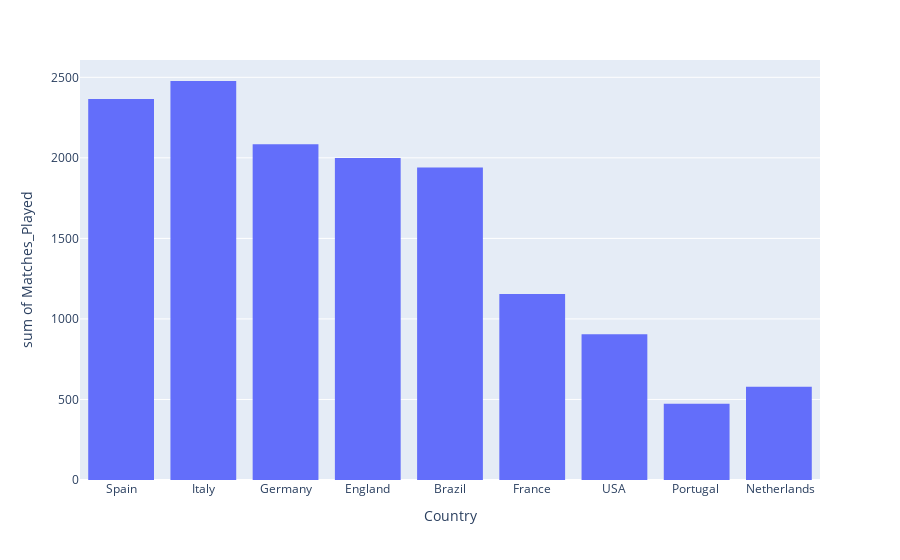

Write notebook code for a chart like this one.
### Code cell
# Every country has a Matches_Played
fig = px.histogram(df, x="Country", y="Matches_Played")
fig.show()

### Figure 1 — Plotly figure (JSON) as saved in the notebook; plotly's stock layout.template omitted (floating-point values rounded to 4 significant figures; data arrays with more than 128 entries replaced by an {"elided": "..."} marker saying what was removed)
{"data": [{"alignmentgroup": "True", "bingroup": "x", "histfunc": "sum", "hovertemplate": "Country=%{x}<br>sum of Matches_Played=%{y}<extra></extra>", "legendgroup": "", "marker": {"color": "#636efa", "pattern": {"shape": ""}}, "name": "", "offsetgroup": "", "orientation": "v", "showlegend": false, "type": "histogram", "x": {"elided": "626 str values"}, "xaxis": "x", "y": {"elided": "626 int values"}, "yaxis": "y"}], "layout": {"barmode": "relative", "legend": {"tracegroupgap": 0}, "margin": {"t": 60}, "xaxis": {"anchor": "y", "domain": [0, 1], "title": {"text": "Country"}}, "yaxis": {"anchor": "x", "domain": [0, 1], "title": {"text": "sum of Matches_Played"}}}}
